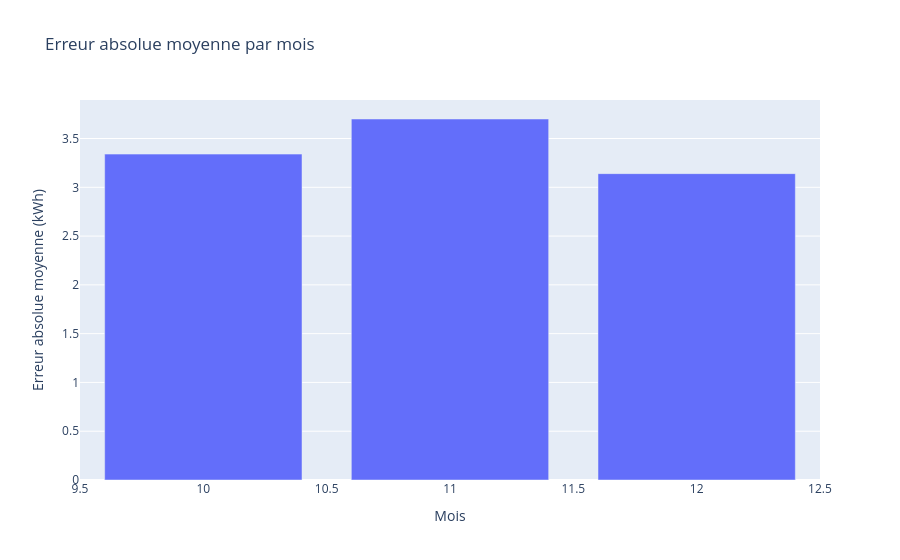

The notebook cell this image was saved under:
### Code cell
fig = px.bar(
    erreurs_par_mois,
    x="mois",
    y="erreur_absolue_moyenne_kwh",
    title="Erreur absolue moyenne par mois",
    labels={
        "mois": "Mois",
        "erreur_absolue_moyenne_kwh": "Erreur absolue moyenne (kWh)"
    }
)

fig.show()

### Figure 1 — Plotly figure (JSON) as saved in the notebook; plotly's stock layout.template omitted (floating-point values rounded to 4 significant figures)
{"data": [{"hovertemplate": "Mois=%{x}<br>Erreur absolue moyenne (kWh)=%{y}<extra></extra>", "legendgroup": "", "marker": {"color": "#636efa", "pattern": {"shape": ""}}, "name": "", "orientation": "v", "showlegend": false, "textposition": "auto", "type": "bar", "x": [10, 11, 12], "xaxis": "x", "y": [3.34, 3.7, 3.14], "yaxis": "y"}], "layout": {"barmode": "relative", "legend": {"tracegroupgap": 0}, "title": {"text": "Erreur absolue moyenne par mois"}, "xaxis": {"anchor": "y", "domain": [0, 1], "title": {"text": "Mois"}}, "yaxis": {"anchor": "x", "domain": [0, 1], "title": {"text": "Erreur absolue moyenne (kWh)"}}}}
